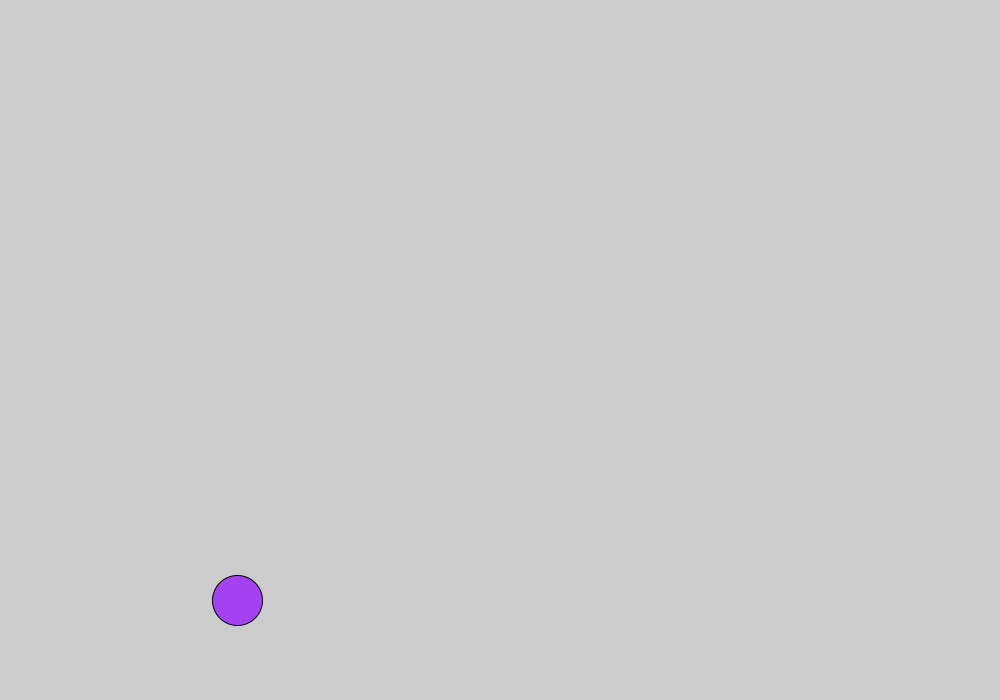
Frame 1 (no input)
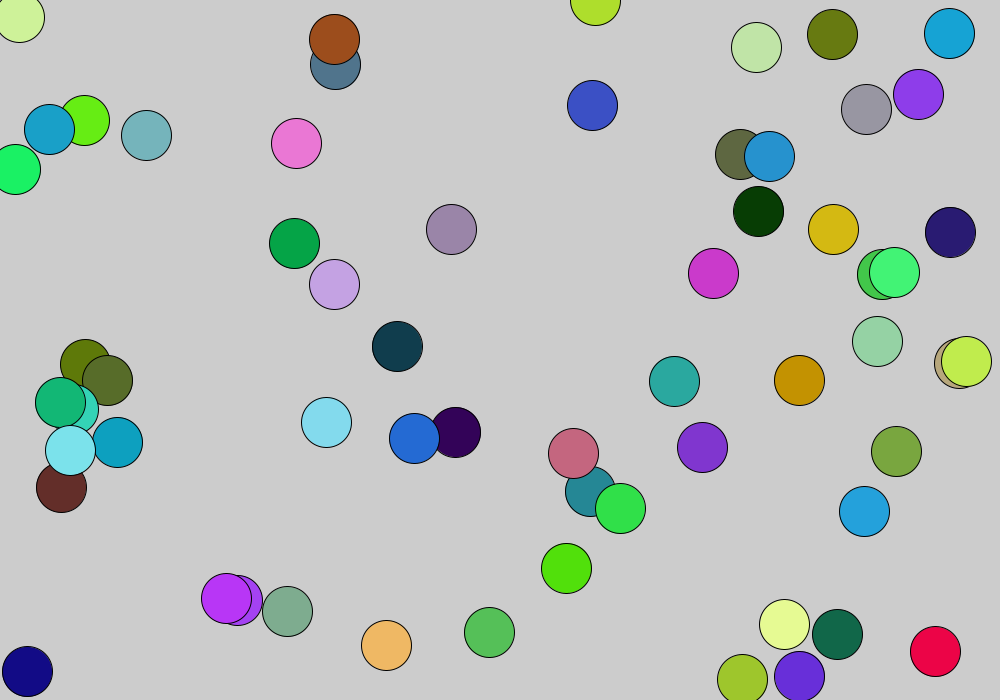
Frame 60 (the mouse pressed at the canvas centre just before this capture)
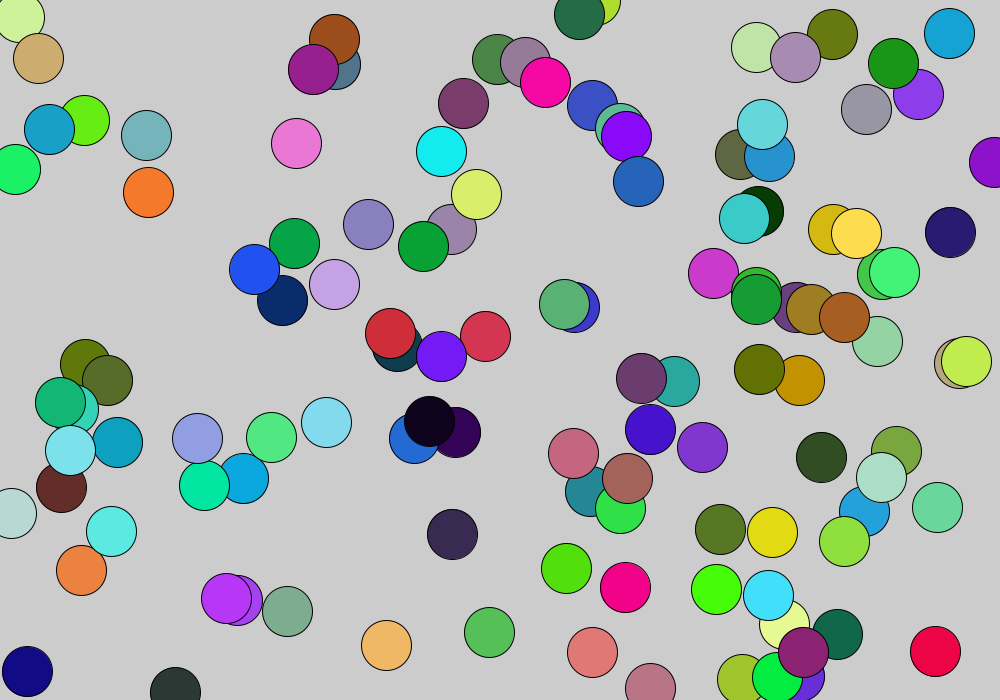
Frame 120 (the mouse held since frame 60 and released just before this capture)

The Processing sketch that drew these frames (run headless with seeded random() and noise(); from frame 60 on, the mouse is pressed at the canvas centre):

// Processing sketch: lab1
// ── lab1.pde
void setup() {
size(1000, 700);
}

void draw(){
float color1, color2, color3, x1, y1;
color1 = random(0,255);
color2 = random(0,255);
color3 = random(0,255);
x1 = random(0,1000);
y1 = random(0,700);
fill(color1, color2, color3);
circle(x1, y1, 50);

}
